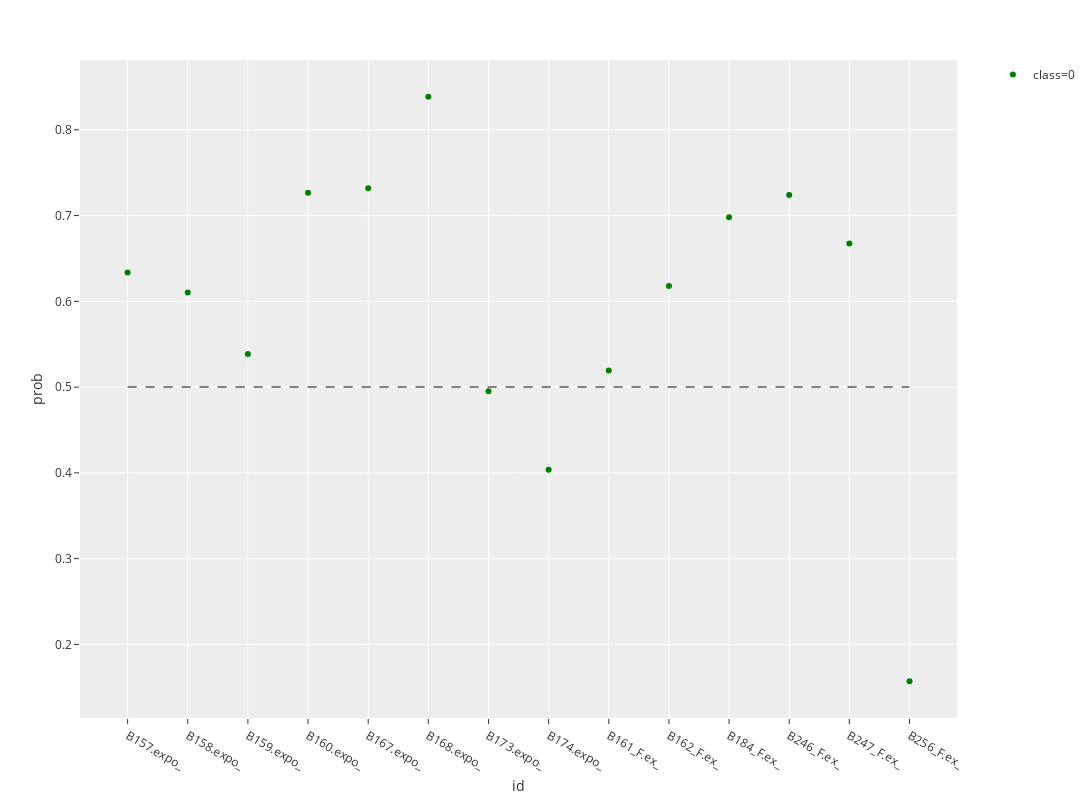

The cell this chart's notebook holds for it:
### Code cell
pulmonary_nodule = pd.read_excel('C:/Users/pc/OneDrive/PLTTECH/Project/20191205_lung_cancer/rawdata/test_pulmonary_nodule.xlsx')
pulmonary_nodule.iloc[:, 1:-1] = pulmonary_nodule.iloc[:, 1:-1].multiply(100)
pulmonary_nodule.iloc[:, 1:-1] = pd.DataFrame(stdsc.transform(pulmonary_nodule.iloc[:, 1:-1].values), columns=pulmonary_nodule.columns[1:-1])
pulmonary_nodule = pulmonary_nodule.loc[:, selected_columns]
pulmonary_nodule_df = lungCancerPrediction(pulmonary_nodule, 'pulmonary_nodule')

### Figure 1 — Plotly figure (JSON) as saved in the notebook; plotly's stock layout.template omitted (floating-point values rounded to 4 significant figures)
{"data": [{"hoverlabel": {"namelength": 0}, "hovertemplate": "class=0<br>id=%{x}<br>prob=%{y}", "legendgroup": "class=0", "marker": {"color": "green", "symbol": "circle"}, "mode": "markers", "name": "class=0", "showlegend": true, "type": "scatter", "x": ["B157.expo_", "B158.expo_", "B159.expo_", "B160.expo_", "B167.expo_", "B168.expo_", "B173.expo_", "B174.expo_", "B161_F.ex_", "B162_F.ex_", "B184_F.ex_", "B246_F.ex_", "B247_F.ex_", "B256_F.ex_"], "xaxis": "x", "y": [0.6337, 0.6102, 0.5387, 0.7267, 0.732, 0.8387, 0.4951, 0.4035, 0.5195, 0.6179, 0.698, 0.7239, 0.6676, 0.1569], "yaxis": "y"}, {"line": {"color": "grey", "dash": "dash"}, "mode": "lines", "showlegend": false, "type": "scatter", "x": ["B157.expo_", "B256_F.ex_"], "y": [0.5, 0.5]}], "layout": {"height": 800, "legend": {"tracegroupgap": 0}, "margin": {"t": 60}, "width": 1200, "xaxis": {"anchor": "y", "domain": [0, 0.98], "title": {"text": "id"}}, "yaxis": {"anchor": "x", "domain": [0, 1], "title": {"text": "prob"}}}}
